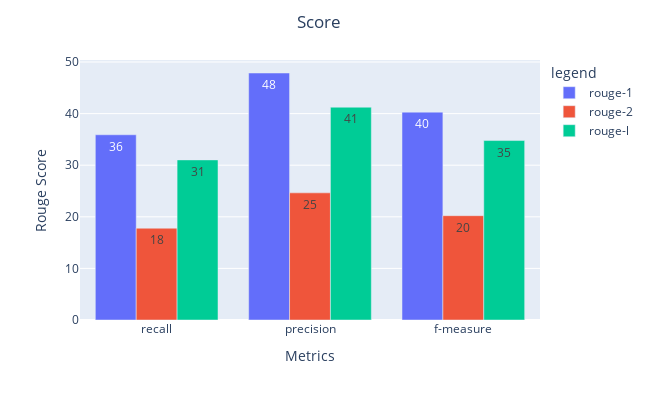

The code cell stored with this chart in its notebook:
### Markdown cell above
For T5

### Code cell
fig = px.bar(T5Rouge*100, x=T5Rouge.index, y=T5Rouge.columns, 
             barmode='group', 
             text_auto='.2s',
             labels={
                     "Algo": "Algorithms",
                     "value": "Rouge Score",
                     "variable": "legend",
                     'index': "Metrics"
                 })

fig.update_layout(width=650,
                  height=400,
                  title={
                  'text': "Score",
                  'y':.96,
                  'x':0.49,
                  'xanchor': 'center',
                  'yanchor': 'top'})

fig.show()

### Figure 1 — Plotly figure (JSON) as saved in the notebook; plotly's stock layout.template omitted (floating-point values rounded to 4 significant figures)
{"data": [{"alignmentgroup": "True", "hovertemplate": "legend=rouge-1<br>Metrics=%{x}<br>Rouge Score=%{y}<extra></extra>", "legendgroup": "rouge-1", "marker": {"color": "#636efa", "pattern": {"shape": ""}}, "name": "rouge-1", "offsetgroup": "rouge-1", "orientation": "v", "showlegend": true, "textposition": "auto", "texttemplate": "%{y:.2s}", "x": ["recall", "precision", "f-measure"], "xaxis": "x", "y": [35.9, 47.87, 40.28], "yaxis": "y", "type": "bar"}, {"alignmentgroup": "True", "hovertemplate": "legend=rouge-2<br>Metrics=%{x}<br>Rouge Score=%{y}<extra></extra>", "legendgroup": "rouge-2", "marker": {"color": "#EF553B", "pattern": {"shape": ""}}, "name": "rouge-2", "offsetgroup": "rouge-2", "orientation": "v", "showlegend": true, "textposition": "auto", "texttemplate": "%{y:.2s}", "x": ["recall", "precision", "f-measure"], "xaxis": "x", "y": [17.79, 24.64, 20.22], "yaxis": "y", "type": "bar"}, {"alignmentgroup": "True", "hovertemplate": "legend=rouge-l<br>Metrics=%{x}<br>Rouge Score=%{y}<extra></extra>", "legendgroup": "rouge-l", "marker": {"color": "#00cc96", "pattern": {"shape": ""}}, "name": "rouge-l", "offsetgroup": "rouge-l", "orientation": "v", "showlegend": true, "textposition": "auto", "texttemplate": "%{y:.2s}", "x": ["recall", "precision", "f-measure"], "xaxis": "x", "y": [31.03, 41.24, 34.78], "yaxis": "y", "type": "bar"}], "layout": {"xaxis": {"anchor": "y", "domain": [0, 1], "title": {"text": "Metrics"}, "type": "category", "range": [-0.5, 2.5], "autorange": true}, "yaxis": {"anchor": "x", "domain": [0, 1], "title": {"text": "Rouge Score"}, "type": "linear", "range": [0, 50.39], "autorange": true}, "legend": {"title": {"text": "legend"}, "tracegroupgap": 0}, "margin": {"t": 60}, "barmode": "group", "title": {"text": "Score", "y": 0.96, "x": 0.49, "xanchor": "center", "yanchor": "top"}, "width": 650, "height": 400}}
